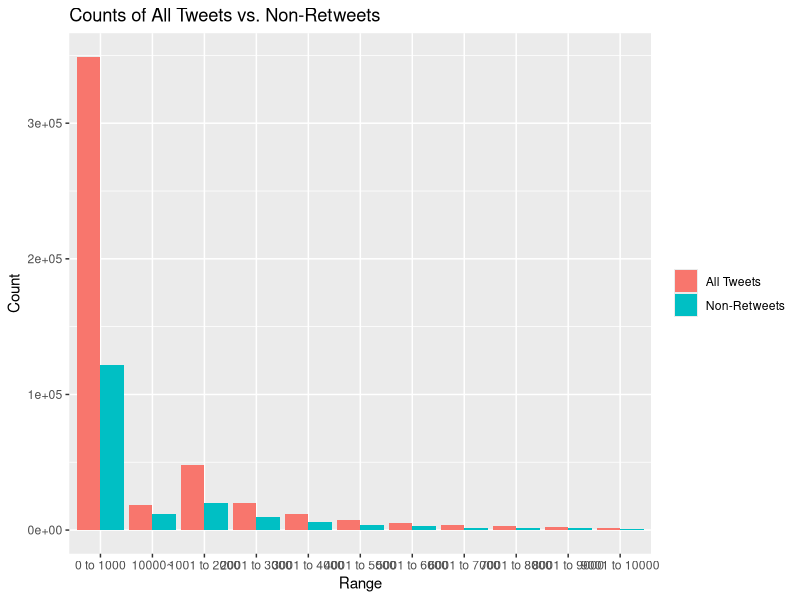
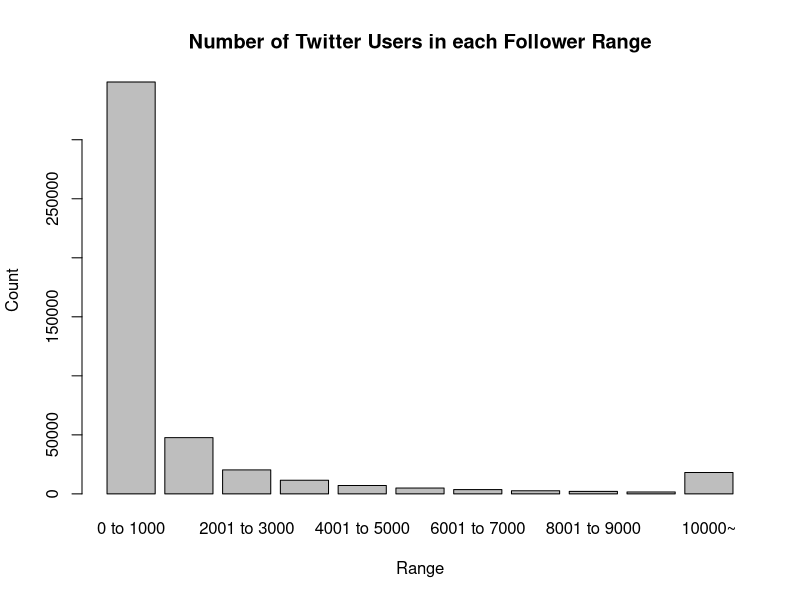

Reproduce these figures in R, in order.
#########################################################
# R script: assignment3.R
# Project: Assignment 3
#
# Date: 19/10/2023
# Author: Rian Barrett
#
# Purpose: Introductory script for Assignment 3
#########################################################

#for console
setwd("/Users/rianb/Assignment_3")
#########################################################

#A3
#3
output <- read.csv("output.csv", header = TRUE)

#4
png("bar_chart.png", width = 1200, height = 600)
barplot(output$Count, names.arg = output$Range, xlab = "Range", ylab = "Count", main = "Number of Twitter Users in each Follower Range")
dev.off()

#A4
#3
output2 <- read.csv("output2.csv", header = TRUE)

#4
install.packages("dplyr")
library(dplyr)
bindeddf <- bind_rows(output %>% mutate(Source = "All Tweets"), output2 %>% mutate(Source = "Non-Retweets"))
bindeddf

library(ggplot2)  # For creating the bar chart
plot <- ggplot(bindeddf, aes(Range, Count, fill=Source))
plot <- plot + guides(fill=guide_legend(title=NULL)) 
plot <- plot + ggtitle("Counts of All Tweets vs. Non-Retweets")
plot <- plot + geom_bar(stat = "identity", position = 'dodge')
plot
